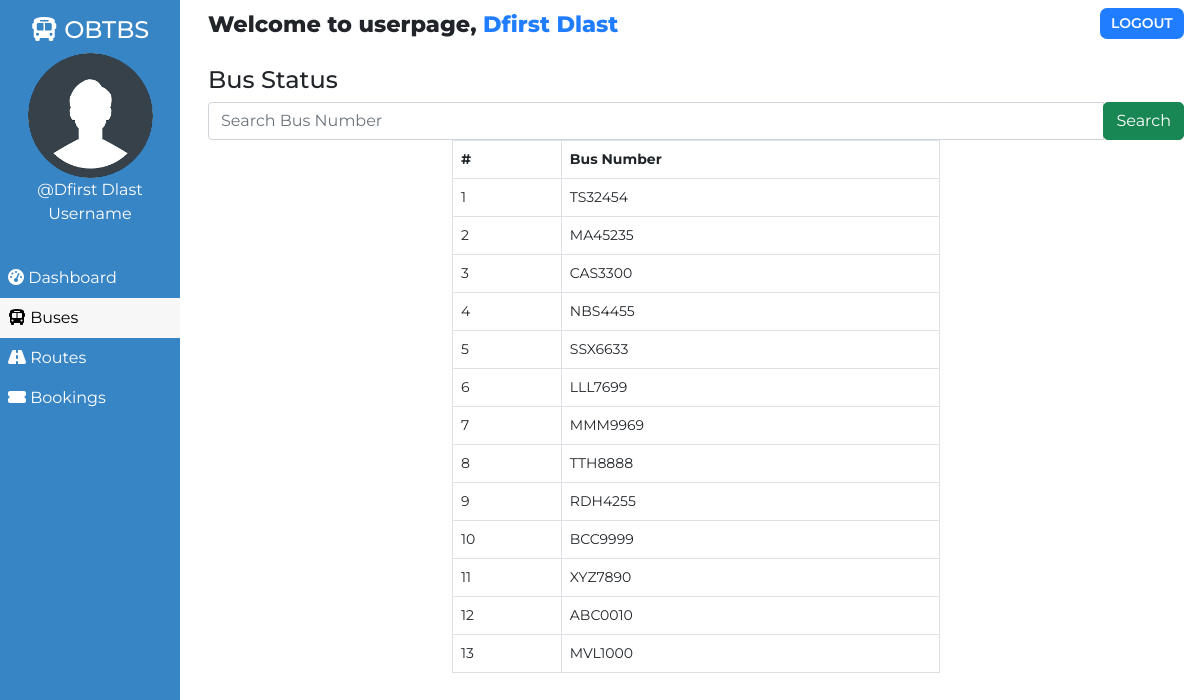
The page /admin/user_bus.php (signed in) on the database as committed earlier.
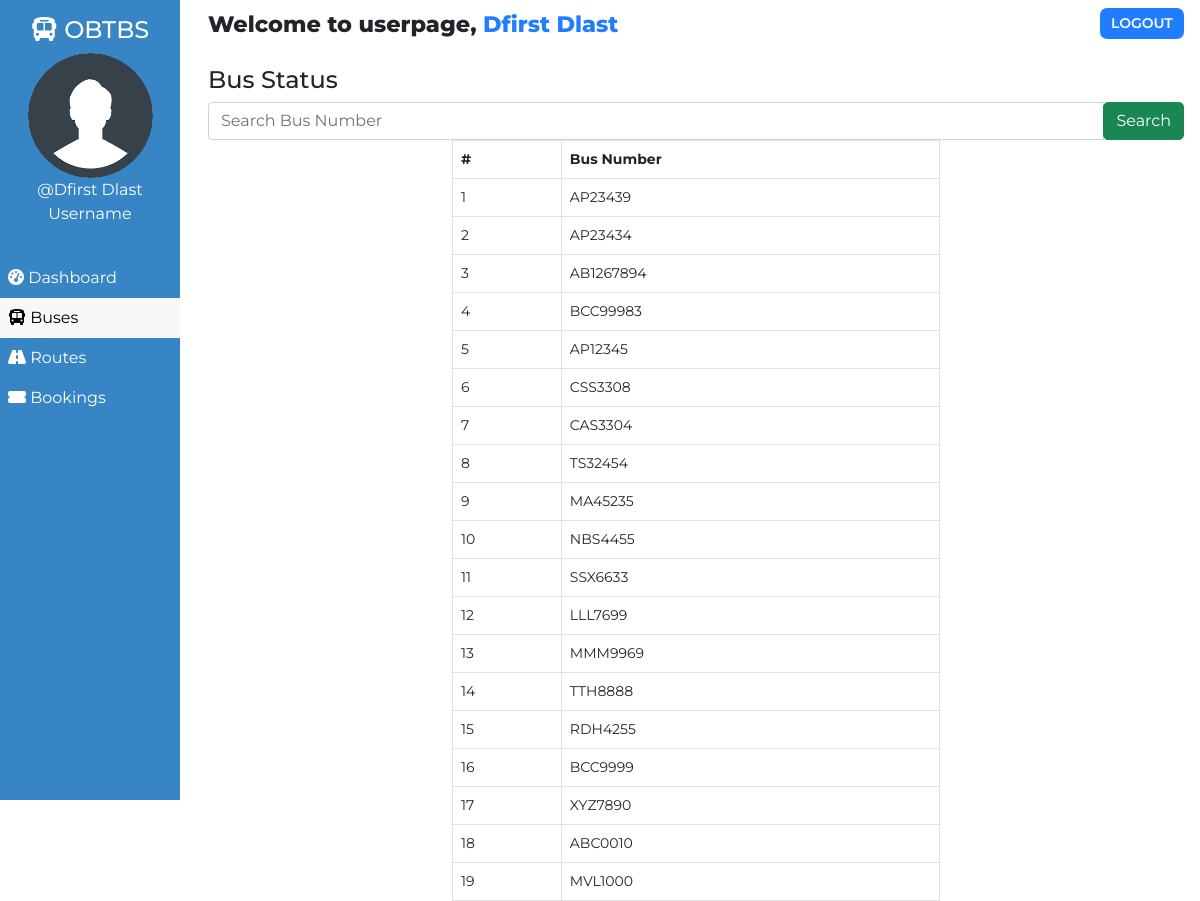
The same page on the database as committed later.
### tables this page shows
CREATE TABLE `buses` (
  `id` int(100) NOT NULL,
  `bus_no` varchar(255) NOT NULL,
  `bus_assigned` tinyint(1) NOT NULL DEFAULT '0',
  `bus_created` datetime NOT NULL DEFAULT CURRENT_TIMESTAMP
);

### admin/user_bus.php (the view, shortened to what this page needs)
<!DOCTYPE html>
<html lang="en">
<head>
    <link href="https://cdn.jsdelivr.net/npm/bootstrap@5.0.1/dist/css/bootstrap.min.css" rel="stylesheet">
</head>
<body>
    <?php require '../assets/partials/_user-header.php';?>
        <?php
            $resultSql = "SELECT * FROM `buses` ORDER BY bus_created DESC";
            $resultSqlResult = mysqli_query($conn, $resultSql);
            if(!mysqli_num_rows($resultSqlResult)){ ?>
                <div class="container mt-4">
                    <div id="noCustomers" class="alert alert-dark " role="alert">
                        <h1 class="alert-heading">No Buses Found!!</h1>
                        <p class="fw-light">Be the first person to add one!</p>
                        <hr>
                        <div id="addCustomerAlert" class="alert alert-success" role="alert">
                                Click on <button id="add-button" class="button btn-sm"type="button"data-bs-toggle="modal" data-bs-target="#addModal">ADD <i class="fas fa-plus"></i></button> to add a bus!
                        </div>
                    </div>
                </div>
            <?php }
            else { ?>
            <section id="bus">
                <div id="head">
                    <h4>Bus Status</h4>
                </div>
                <div id="bus-results">
<form class="form-inline my-2 my-lg-0" method="GET">
                  <div class="input-group">
                    <input class="form-control mr-sm-2" type="search" placeholder="Search Bus Number" aria-label="Search" name="q">
                    <div class="input-group-append">
                      <button class="btn btn-success" type="submit">Search</button>
                    </div>
                  </div>
                </form>
                    <table class="table table-hover table-bordered">
                        <thead>
                            <th>#</th>
                            <th>Bus Number</th>
                        </thead>
                        <?php
                            $ser_no = 0;
                            while($row = mysqli_fetch_assoc($resultSqlResult))
                            {
                                $ser_no++;
                                $busno = $row["bus_no"];
                        ?>
                        <tr>
                            <td>
                                <?php
                                    echo $ser_no;
                                ?>
                            </td>
                            <td>
                                <?php
                                    echo $busno;
                                ?>
                            </td>
                        </tr>
                        <?php
                        }
                    ?>
                    </table>
                </div>
            </section>
            <?php } ?>
        </div>
    </main>
</body>
</html>

Rows that differ between the two databases and show on the page:
removed buses: bus_no "CAS3300"
added buses: bus_no "AP23439"
added buses: bus_no "AP23434"
added buses: bus_no "AB1267894"
added buses: bus_no "BCC99983"
added buses: bus_no "AP12345"
added buses: bus_no "CSS3308"
added buses: bus_no "CAS3304"
